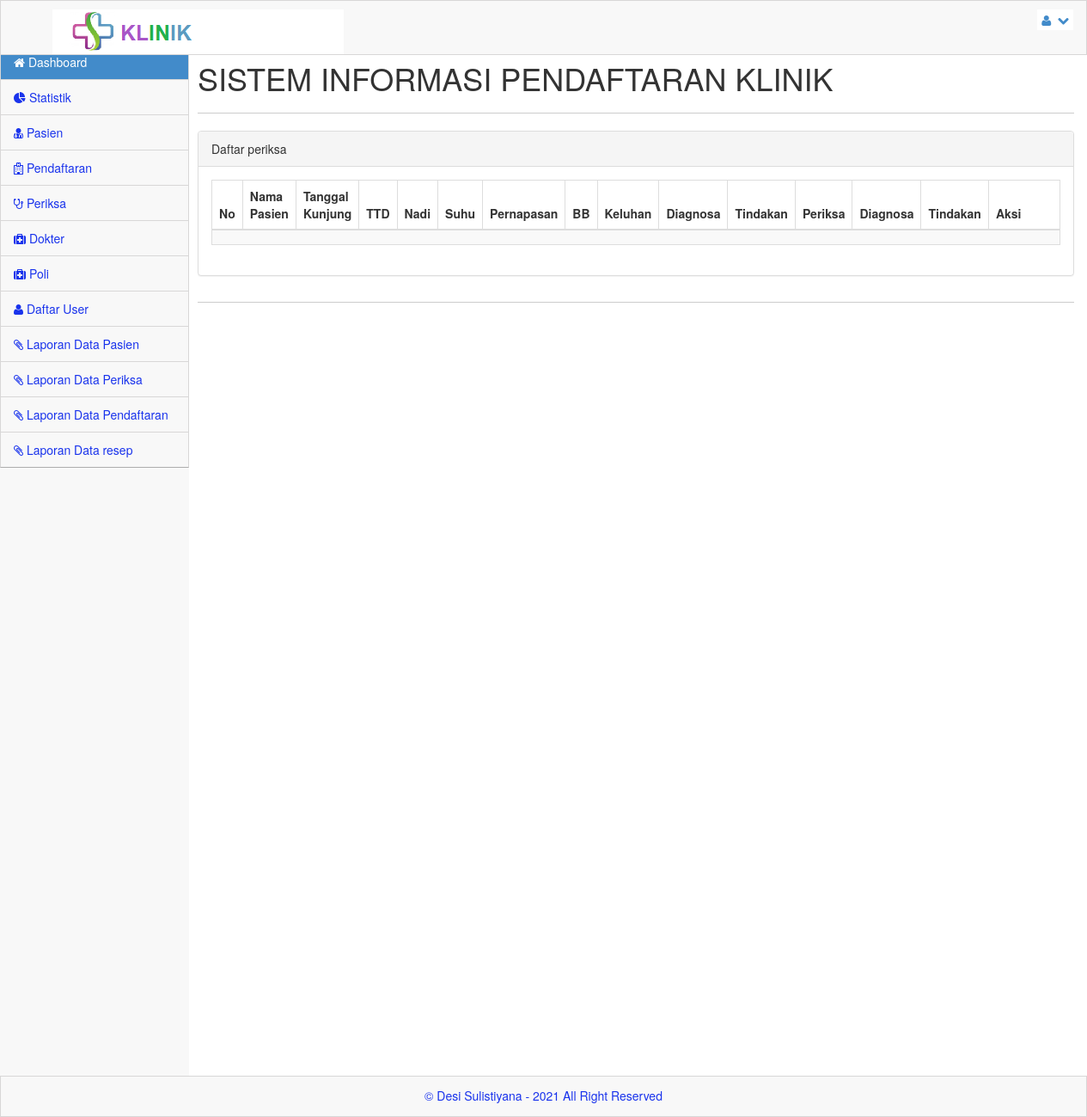
The page /admin/index.php?menu=periksa (signed in) on the database as committed earlier.
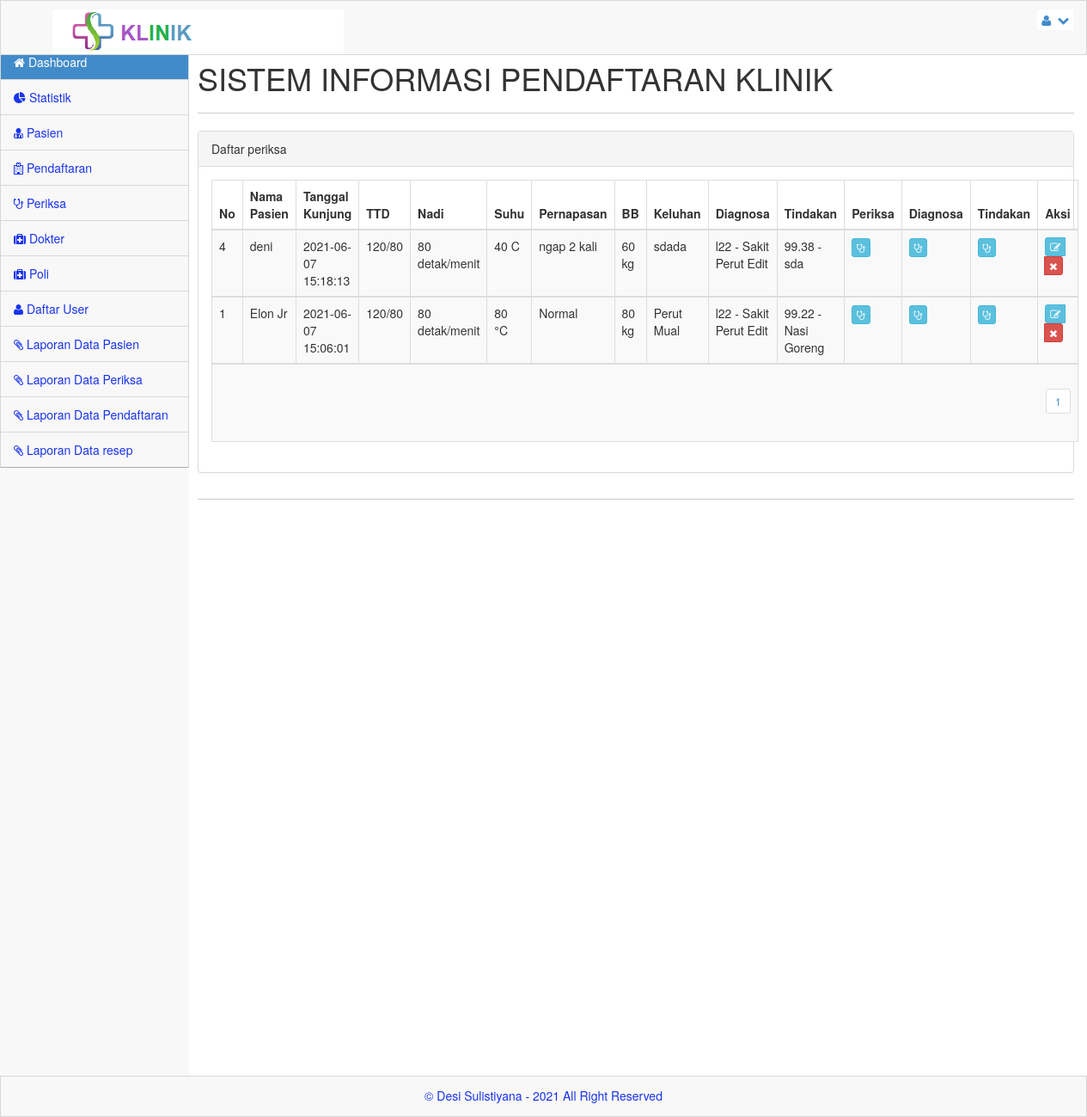
The same page on the database as committed later.
### tables this page shows
CREATE TABLE `periksa` (
  `id_periksa` int(10) NOT NULL,
  `no_pendaftaran` int(10) NOT NULL,
  `tensi` varchar(20) DEFAULT NULL,
  `nadi` varchar(20) DEFAULT NULL,
  `suhu` varchar(20) DEFAULT NULL,
  `napas` varchar(20) DEFAULT NULL,
  `bb` varchar(20) DEFAULT NULL,
  `keluhan` text DEFAULT NULL,
  `kd_diagnosa` varchar(20) DEFAULT NULL,
  `kd_tindakan` varchar(10) DEFAULT NULL,
  `created_at` timestamp NULL DEFAULT current_timestamp(),
  `update_at` timestamp NULL DEFAULT current_timestamp(),
  `daleted_at` timestamp NULL DEFAULT NULL
);

CREATE TABLE `pendaftaran` (
  `no_pendaftaran` int(10) NOT NULL,
  `no_rm` varchar(10) NOT NULL,
  `kd_dokter` varchar(10) DEFAULT NULL,
  `kd_poli` varchar(10) DEFAULT NULL,
  `created_at` timestamp NULL DEFAULT current_timestamp(),
  `updated_at` timestamp NULL DEFAULT current_timestamp(),
  `deleted_at` timestamp NULL DEFAULT NULL
);

CREATE TABLE `pasien` (
  `no_rm` varchar(11) NOT NULL,
  `nm_pasien` varchar(300) NOT NULL,
  `j_kel` varchar(100) NOT NULL,
  `agama` varchar(100) NOT NULL,
  `alamat` varchar(300) NOT NULL,
  `tgl_lhr` date NOT NULL,
  `ktp` varchar(16) NOT NULL,
  `no_tlp` varchar(12) NOT NULL,
  `nm_kel` varchar(20) NOT NULL,
  `hub_kel` varchar(100) NOT NULL
);

CREATE TABLE `diagnosa` (
  `id_diag` int(11) NOT NULL,
  `kd_diag` varchar(30) DEFAULT NULL,
  `id_periksa` int(10) DEFAULT NULL,
  `nm_diag` varchar(300) DEFAULT NULL,
  `created_at` timestamp NULL DEFAULT current_timestamp(),
  `updated_at` timestamp NULL DEFAULT current_timestamp(),
  `deleted_at` timestamp NULL DEFAULT NULL
);

CREATE TABLE `tindakan` (
  `kd_tindakan` int(11) NOT NULL,
  `id_periksa` int(10) DEFAULT NULL,
  `nm_tindakan` varchar(300) DEFAULT NULL,
  `ket` text DEFAULT NULL,
  `created_at` timestamp NULL DEFAULT current_timestamp(),
  `updated_at` timestamp NULL DEFAULT current_timestamp(),
  `deleted_at` timestamp NULL DEFAULT NULL
);

### admin/periksa.php (the view, shortened to what this page needs)
<?php
$row = 20;
$hal = isset($_GET['hal']) ? $_GET['hal'] : 0;
$pageSql = "SELECT * FROM periksa";
$pageQry = mysqli_query($server,$pageSql) or die ("error paging: ".mysqli_error());
$jml	 = mysqli_num_rows($pageQry);
$max	 = ceil($jml/$row);
?>
<div class="panel panel-default">
	<div class="panel-heading">
		Daftar periksa
	</div>
	<div class="panel-body">
		<div class="table-responsive">
			<table class="table table-striped table-bordered table-hover">
				<thead>
					<tr>
						<th>No</th>
						<th>Nama Pasien</th>
						<th>Tanggal Kunjung</th>
						<th>TTD</th>
						<th>Nadi</th>
						<th>Suhu</th>
						<th>Pernapasan</th>
						<th>BB</th>
						<th>Keluhan</th>
						<th>Diagnosa</th>
						<th>Tindakan</th>
						<th>Periksa</th>
						<th>Diagnosa</th>
						<th>Tindakan</th>
						<th width="100">Aksi</th>
					</tr>
				</thead>
			<?php
				$periksaSql = "SELECT * FROM periksa LEFT JOIN pendaftaran ON pendaftaran.no_pendaftaran=periksa.no_pendaftaran LEFT JOIN pasien ON pasien.no_rm=pendaftaran.no_rm ORDER BY id_periksa DESC LIMIT $hal, $row";
				$periksaQry = mysqli_query($server,$periksaSql)  or die ("Query periksa salah : ".mysqli_error());
				while ($periksa = mysqli_fetch_array($periksaQry)) {
			?>
				<tbody>
					<tr>
						<td><?php echo $periksa['no_pendaftaran'];?></td>
						<td><?php echo $periksa['nm_pasien'];?></td>
						<td><?php echo $periksa['created_at'];?></td>
						<td><?php echo $periksa['tensi'];?></td>
						<td><?php echo $periksa['nadi'];?></td>
						<td><?php echo $periksa['suhu'];?></td>
						<td><?php echo $periksa['napas'];?></td>
						<td><?php echo $periksa['bb'];?></td>
						<td><?php echo $periksa['keluhan'];?></td>
						<td><?php
						$query = "SELECT * FROM diagnosa WHERE id_periksa = '".$periksa["id_periksa"]."'";
						$diag = mysqli_query($server,$query) or die("Query Error get pasien".mysqli_error());
						$data = mysqli_fetch_assoc($diag);
						if($data==null){
							echo('-');
						}else{
						echo($data["kd_diag"]." - ".$data["nm_diag"]);
						}
						?>
						</td>
						<td><?php
						$query_tindakan = "SELECT * FROM tindakan WHERE id_periksa = '".$periksa["id_periksa"]."'";
						$tindakan = mysqli_query($server,$query_tindakan) or die("Query Error get pasien".mysqli_error());
						$data_tindakan = mysqli_fetch_assoc($tindakan);
						if($data_tindakan == null ){
							echo('-');
						}else{
						echo($data_tindakan["nm_tindakan"]." - ".$data_tindakan["ket"]);
						}
						?></td>
						<td><a href="?menu=periksa_edit&aksi=edit&nmr=<?php echo $periksa['id_periksa']; ?>" class="btn btn-xs btn-info tipsy-kiri-atas" title='Tambah Periksa'> <i class="icon-stethoscope icon-white"></i> </a></td>
						<td><a href="?menu=diagnosa_edit&aksi=edit&nmr=<?php echo $periksa['id_periksa']; ?>" class="btn btn-xs btn-info tipsy-kiri-atas" title='Tambah Diagnosa'> <i class="icon-stethoscope icon-white"></i> </a></td>
						<td><a href="?menu=tindakan_edit&aksi=edit&nmr=<?php echo $periksa['id_periksa']; ?>" class="btn btn-xs btn-info tipsy-kiri-atas" title='Tambah Tindakan'> <i class="icon-stethoscope icon-white"></i> </a></td>
						<td>
						  <div class='btn-group'>
						  <a href="?menu=periksa_all_edit&aksi=edit&nmr=<?php echo $periksa['id_periksa']; ?>" class="btn btn-xs btn-info tipsy-kiri-atas" title='Edit Data ini'> <i class="icon-edit icon-white"></i> </a>
						  <a href="?menu=periksa_del&aksi=hapus&nmr=<?php echo $periksa['id_periksa']; ?>" class="btn btn-xs btn-danger tipsy-kiri-atas" title="Hapus Data Ini" onclick="return confirm('ANDA YAKIN AKAN MENGHAPUS DATA PENTING INI ... ?')"><i class="icon-remove icon-white"></i></a>
						  </div>
						</td>
					</tr>
				</tbody>
			<?php } ?>
					<tr>
						<td colspan="15" align="right">
						<?php
						for($h = 1; $h <= $max; $h++){
							$list[$h] = $row*$h-$row;
							echo "<ul class='pagination pagination-sm'><li><a href='?menu=periksa&hal=$list[$h]'>$h</a></li></ul>";
						}
						?></td>
					</tr>
			</table>
		</div>
	</div>
</div>

Rows that differ between the two databases and show on the page:
added periksa: pendaftaran.no_pendaftaran "4", pasien.nm_pasien "deni", pendaftaran.created_at "2021-06-07 15:18:13", tensi "120/80", nadi "80 detak/menit", suhu "40 C", napas "ngap 2 kali", bb "60 kg", keluhan "sdada", diagnosa.kd_diag "l22", diagnosa.nm_diag "Sakit Perut Edit", tindakan.nm_tindakan "99.38", tindakan.ket "sda"
added periksa: pendaftaran.no_pendaftaran "1", pasien.nm_pasien "Elon Jr", pendaftaran.created_at "2021-06-07 15:06:01", tensi "120/80", nadi "80 detak/menit", suhu "80 °C", napas "Normal", bb "80 kg", keluhan "Perut Mual", diagnosa.kd_diag "l22", diagnosa.nm_diag "Sakit Perut Edit", tindakan.nm_tindakan "99.22", tindakan.ket "Nasi Goreng"
Other text that changed with them:
new list line: "1"
